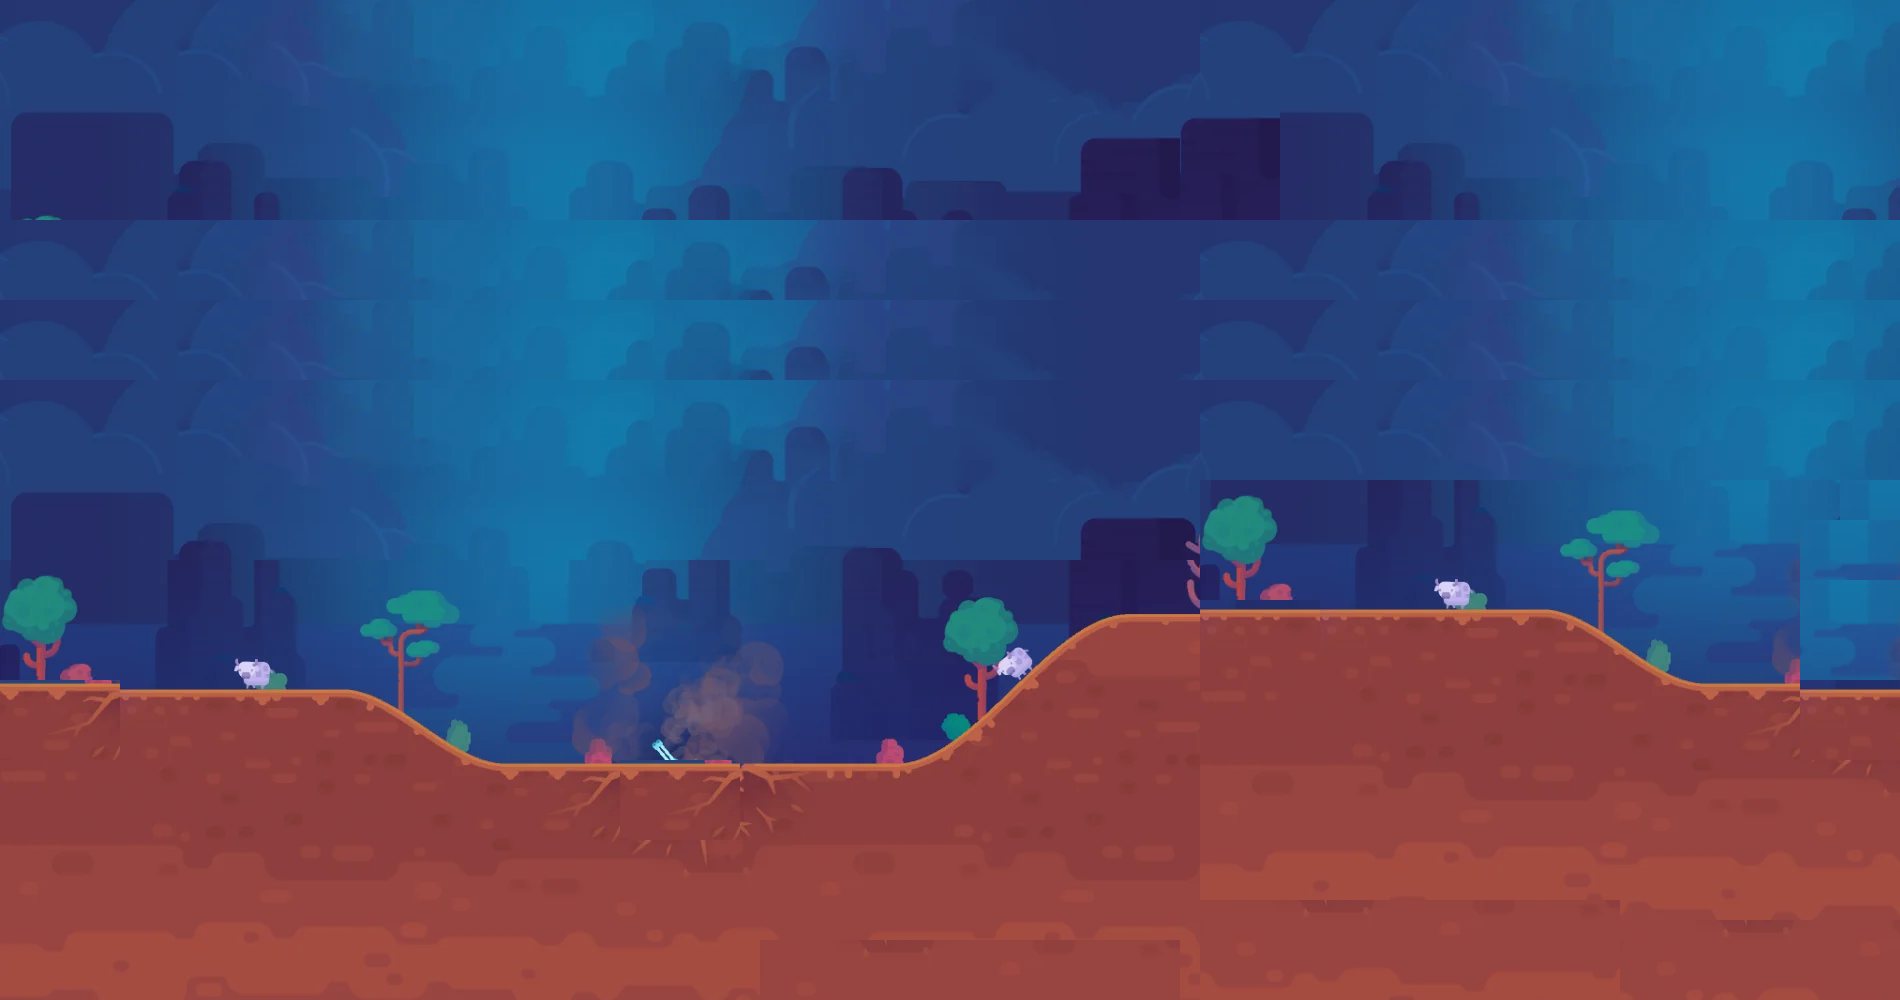

Tiled map render using the project's own tile images. Description and the map definition, with tile-layer contents summarised, below:
An orthogonal 95x50 tile map with 20x20 px tiles, 1 tile layer (ground) and 1 object.

<map version="1.9" tiledversion="1.9.2" orientation="orthogonal" renderorder="right-down" width="95" height="50" tilewidth="20" tileheight="20" infinite="0" nextlayerid="3" nextobjectid="2">
 <tileset firstgid="1" source="Land.tsx" />
 <layer id="1" name="ground" width="95" height="50">
  <data>[4750 cells, 4750 non-empty, 1820 distinct tile ids]</data>
 </layer>
 <objectgroup id="2" name="landlayer">
  <object id="1" x="-4.43951" y="692.564">
   <polyline points="-259.711,-6.65927 0,0 355.161,4.43951 468.368,66.5927 501.665,79.9112 912.32,79.9112 978.912,46.6149 1098.78,-62.1532 1120.98,-68.8124 1189.79,-71.0322 1551.61,-73.2519 1571.59,-68.8124 1687.01,-2.21976 1704.77,-2.21976 1960.04,4.43951 2148.72,6.65927" />
  </object>
 </objectgroup>
</map>